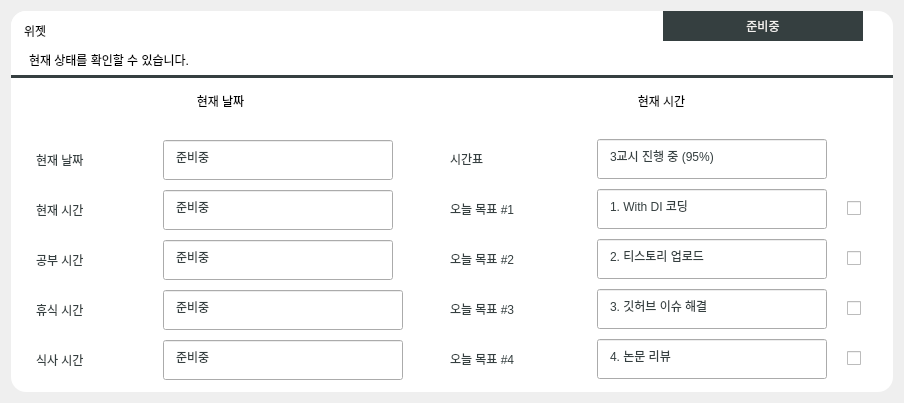
      <widget class="QWidget" name="tab_3">
       <attribute name="title">
        <string>위젯</string>
       </attribute>
       <layout class="QGridLayout" name="gridLayout_27">
        <item row="0" column="0">
         <widget class="QFrame" name="verticalFrame_7">
          <property name="styleSheet">
           <string notr="true">QFrame{
	border-radius: 15px;
	background-color: white;
}</string>
          </property>
          <layout class="QVBoxLayout" name="verticalLayout_8" stretch="0,1,8">
           <property name="leftMargin">
            <number>0</number>
           </property>
           <property name="topMargin">
            <number>0</number>
           </property>
           <property name="rightMargin">
            <number>0</number>
           </property>
           <property name="bottomMargin">
            <number>0</number>
           </property>
           <item>
            <layout class="QGridLayout" name="gridLayout_22">
             <property name="topMargin">
              <number>0</number>
             </property>
             <property name="rightMargin">
              <number>30</number>
             </property>
             <property name="horizontalSpacing">
              <number>0</number>
             </property>
             <property name="verticalSpacing">
              <number>10</number>
             </property>
             <item row="1" column="0">
              <widget class="QLabel" name="label_47">
               <property name="sizePolicy">
                <sizepolicy hsizetype="Preferred" vsizetype="Expanding">
                 <horstretch>0</horstretch>
                 <verstretch>0</verstretch>
                </sizepolicy>
               </property>
               <property name="styleSheet">
                <string notr="true">padding-left:15px;
font: 75 15px&quot;Gong Gothic&quot;;</string>
               </property>
               <property name="text">
                <string>현재 상태를 확인할 수 있습니다.</string>
               </property>
              </widget>
             </item>
             <item row="0" column="0">
              <widget class="QLabel" name="label_48">
               <property name="sizePolicy">
                <sizepolicy hsizetype="Preferred" vsizetype="Expanding">
                 <horstretch>0</horstretch>
                 <verstretch>0</verstretch>
                </sizepolicy>
               </property>
               <property name="styleSheet">
                <string notr="true">padding-top:10px;
padding-left:10px;
font: 75 30px&quot;Gong Gothic&quot;;</string>
               </property>
               <property name="text">
                <string>위젯</string>
               </property>
              </widget>
             </item>
             <item row="0" column="1">
              <widget class="QPushButton" name="start_basic_2">
               <property name="minimumSize">
                <size>
                 <width>200</width>
                 <height>30</height>
                </size>
               </property>
               <property name="maximumSize">
                <size>
                 <width>200</width>
                 <height>30</height>
                </size>
               </property>
               <property name="autoFillBackground">
                <bool>false</bool>
               </property>
               <property name="styleSheet">
                <string notr="true">QPushButton
{
	color: #F2F1EF;
	font: 20px&quot;Gong Gothic Light&quot;;
	background-color:#353F40;
	border : None;
}

QPushButton::hover
{
	color: #F2F1EF;
	font: 20px&quot;Gong Gothic Light&quot;;
	background-color:#000000;
	border :solid;
}</string>
               </property>
               <property name="text">
                <string>준비중</string>
               </property>
              </widget>
             </item>
            </layout>
           </item>
           <item>
            <widget class="Line" name="line_7">
             <property name="styleSheet">
              <string notr="true">
background-color: #353F40;</string>
             </property>
             <property name="frameShadow">
              <enum>QFrame::Plain</enum>
             </property>
             <property name="lineWidth">
              <number>1</number>
             </property>
             <property name="orientation">
              <enum>Qt::Horizontal</enum>
             </property>
            </widget>
           </item>
           <item>
            <layout class="QHBoxLayout" name="horizontalLayout_23">
             <property name="spacing">
              <number>0</number>
             </property>
             <property name="leftMargin">
              <number>0</number>
             </property>
             <property name="topMargin">
              <number>10</number>
             </property>
             <property name="rightMargin">
              <number>0</number>
             </property>
             <property name="bottomMargin">
              <number>0</number>
             </property>
             <item>
              <widget class="QGroupBox" name="groupBox_7">
               <property name="styleSheet">
                <string notr="true">

QGroupBox  {
    border:0px;
    border-radius: 15px;
	font: 75 15px&quot;Gong Gothic&quot;;
}

QGroupBox::title  {
    font: 20px;
    subcontrol-position: top center;
    padding: 5px 8000px 5px 8000px;
}</string>
               </property>
               <property name="title">
                <string>현재 날짜</string>
               </property>
               <layout class="QGridLayout" name="gridLayout_23">
                <property name="topMargin">
                 <number>11</number>
                </property>
                <item row="0" column="0">
                 <layout class="QGridLayout" name="gridLayout_24">
                  <property name="sizeConstraint">
                   <enum>QLayout::SetMaximumSize</enum>
                  </property>
                  <property name="leftMargin">
                   <number>0</number>
                  </property>
                  <property name="topMargin">
                   <number>15</number>
                  </property>
                  <property name="rightMargin">
                   <number>10</number>
                  </property>
                  <property name="spacing">
                   <number>10</number>
                  </property>
                  <item row="0" column="0">
                   <widget class="QLabel" name="st_user_name_7">
                    <property name="minimumSize">
                     <size>
                      <width>130</width>
                      <height>40</height>
                     </size>
                    </property>
                    <property name="maximumSize">
                     <size>
                      <width>130</width>
                      <height>40</height>
                     </size>
                    </property>
                    <property name="autoFillBackground">
                     <bool>false</bool>
                    </property>
                    <property name="styleSheet">
                     <string notr="true">padding: 10px;;
font: 20px &quot;Gong Gothic&quot;;
color :   #353F40;</string>
                    </property>
                    <property name="text">
                     <string>현재 날짜</string>
                    </property>
                    <property name="margin">
                     <number>0</number>
                    </property>
                   </widget>
                  </item>
                  <item row="0" column="1">
                   <widget class="QLineEdit" name="date_output_format_2">
                    <property name="sizePolicy">
                     <sizepolicy hsizetype="Fixed" vsizetype="Expanding">
                      <horstretch>0</horstretch>
                      <verstretch>0</verstretch>
                     </sizepolicy>
                    </property>
                    <property name="minimumSize">
                     <size>
                      <width>200</width>
                      <height>40</height>
                     </size>
                    </property>
                    <property name="maximumSize">
                     <size>
                      <width>230</width>
                      <height>40</height>
                     </size>
                    </property>
                    <property name="styleSheet">
                     <string notr="true">padding: 10px;
font: 15px&quot;Gong Gothic Light&quot;;
color :   #353F40;</string>
                    </property>
                    <property name="text">
                     <string>준비중</string>
                    </property>
                    <property name="alignment">
                     <set>Qt::AlignLeading|Qt::AlignLeft|Qt::AlignVCenter</set>
                    </property>
                   </widget>
                  </item>
                  <item row="2" column="0">
                   <widget class="QLabel" name="st_user_open_3">
                    <property name="minimumSize">
                     <size>
                      <width>130</width>
                      <height>40</height>
                     </size>
                    </property>
                    <property name="maximumSize">
                     <size>
                      <width>130</width>
                      <height>40</height>
                     </size>
                    </property>
                    <property name="styleSheet">
                     <string notr="true">padding: 10px;;
font: 20px &quot;Gong Gothic&quot;;
color :   #353F40;</string>
                    </property>
                    <property name="text">
                     <string>공부 시간</string>
                    </property>
                   </widget>
                  </item>
                  <item row="1" column="0">
                   <widget class="QLabel" name="st_user_address_7">
                    <property name="minimumSize">
                     <size>
                      <width>130</width>
                      <height>40</height>
                     </size>
                    </property>
                    <property name="maximumSize">
                     <size>
                      <width>130</width>
                      <height>40</height>
                     </size>
                    </property>
                    <property name="styleSheet">
                     <string notr="true">padding: 10px;;
font: 20px &quot;Gong Gothic&quot;;
color :   #353F40;</string>
                    </property>
                    <property name="text">
                     <string>현재 시간</string>
                    </property>
                   </widget>
                  </item>
                  <item row="1" column="1">
                   <widget class="QLineEdit" name="date_output_string_2">
                    <property name="sizePolicy">
                     <sizepolicy hsizetype="Fixed" vsizetype="Fixed">
                      <horstretch>0</horstretch>
                      <verstretch>0</verstretch>
                     </sizepolicy>
                    </property>
                    <property name="minimumSize">
                     <size>
                      <width>230</width>
                      <height>40</height>
                     </size>
                    </property>
                    <property name="maximumSize">
                     <size>
                      <width>230</width>
                      <height>40</height>
                     </size>
                    </property>
                    <property name="styleSheet">
                     <string notr="true">padding: 10px;
font: 15px&quot;Gong Gothic Light&quot;;
color :   #353F40;</string>
                    </property>
                    <property name="text">
                     <string>준비중</string>
                    </property>
                    <property name="alignment">
                     <set>Qt::AlignLeading|Qt::AlignLeft|Qt::AlignVCenter</set>
                    </property>
                   </widget>
                  </item>
                  <item row="3" column="0">
                   <widget class="QLabel" name="st_user_close_3">
                    <property name="minimumSize">
                     <size>
                      <width>130</width>
                      <height>40</height>
                     </size>
                    </property>
                    <property name="maximumSize">
                     <size>
                      <width>130</width>
                      <height>40</height>
                     </size>
                    </property>
                    <property name="styleSheet">
                     <string notr="true">padding: 10px;;
font: 20px &quot;Gong Gothic&quot;;
color :   #353F40;</string>
                    </property>
                    <property name="text">
                     <string>휴식 시간</string>
                    </property>
                   </widget>
                  </item>
                  <item row="4" column="0">
                   <widget class="QLabel" name="st_user_week_7">
                    <property name="minimumSize">
                     <size>
                      <width>130</width>
                      <height>40</height>
                     </size>
                    </property>
                    <property name="maximumSize">
                     <size>
                      <width>130</width>
                      <height>40</height>
                     </size>
                    </property>
                    <property name="styleSheet">
                     <string notr="true">padding: 10px;;
font: 20px &quot;Gong Gothic&quot;;
color :   #353F40;</string>
                    </property>
                    <property name="text">
                     <string>식사 시간</string>
                    </property>
                   </widget>
                  </item>
                  <item row="4" column="1" colspan="2">
                   <widget class="QLineEdit" name="date_output_path_2">
                    <property name="minimumSize">
                     <size>
                      <width>0</width>
                      <height>40</height>
                     </size>
                    </property>
                    <property name="maximumSize">
                     <size>
                      <width>16777215</width>
                      <height>40</height>
                     </size>
                    </property>
                    <property name="styleSheet">
                     <string notr="true">padding: 10px;
font: 15px&quot;Gong Gothic Light&quot;;
color :   #353F40;</string>
                    </property>
                    <property name="text">
                     <string>준비중</string>
                    </property>
                    <property name="alignment">
                     <set>Qt::AlignLeading|Qt::AlignLeft|Qt::AlignVCenter</set>
                    </property>
                    <property name="readOnly">
                     <bool>true</bool>
                    </property>
                   </widget>
                  </item>
                  <item row="3" column="1" colspan="2">
                   <widget class="QLineEdit" name="date_output_live_2">
                    <property name="minimumSize">
                     <size>
                      <width>0</width>
                      <height>40</height>
                     </size>
                    </property>
                    <property name="maximumSize">
                     <size>
                      <width>16777215</width>
                      <height>40</height>
                     </size>
                    </property>
                    <property name="styleSheet">
                     <string notr="true">padding: 10px;
font: 15px&quot;Gong Gothic Light&quot;;
color :   #353F40;</string>
                    </property>
                    <property name="text">
                     <string>준비중</string>
                    </property>
                    <property name="frame">
                     <bool>true</bool>
                    </property>
                    <property name="alignment">
                     <set>Qt::AlignLeading|Qt::AlignLeft|Qt::AlignVCenter</set>
                    </property>
                    <property name="readOnly">
                     <bool>true</bool>
                    </property>
                   </widget>
                  </item>
                  <item row="2" column="1">
                   <widget class="QLineEdit" name="date_pc_2">
                    <property name="minimumSize">
                     <size>
                      <width>0</width>
                      <height>40</height>
                     </size>
                    </property>
                    <property name="maximumSize">
                     <size>
                      <width>16777215</width>
                      <height>40</height>
                     </size>
                    </property>
                    <property name="styleSheet">
                     <string notr="true">padding: 10px;
font: 15px&quot;Gong Gothic Light&quot;;
color :   #353F40;</string>
                    </property>
                    <property name="text">
                     <string>준비중</string>
                    </property>
                    <property name="alignment">
                     <set>Qt::AlignLeading|Qt::AlignLeft|Qt::AlignVCenter</set>
                    </property>
                    <property name="readOnly">
                     <bool>true</bool>
                    </property>
                   </widget>
                  </item>
                 </layout>
                </item>
               </layout>
              </widget>
             </item>
             <item>
              <widget class="QGroupBox" name="groupBox_8">
               <property name="styleSheet">
                <string notr="true">

QGroupBox  {
    border:0px;
    border-radius: 15px;
	font: 75 15px&quot;Gong Gothic&quot;;
}

QGroupBox::title  {
    font: 20px;
    subcontrol-position: top center;
    padding: 5px 8000px 5px 8000px;
}</string>
               </property>
               <property name="title">
                <string>현재 시간</string>
               </property>
               <layout class="QGridLayout" name="gridLayout_25">
                <item row="0" column="0">
                 <layout class="QGridLayout" name="gridLayout_26">
                  <property name="sizeConstraint">
                   <enum>QLayout::SetMaximumSize</enum>
                  </property>
                  <property name="leftMargin">
                   <number>0</number>
                  </property>
                  <property name="topMargin">
                   <number>15</number>
                  </property>
                  <property name="rightMargin">
                   <number>10</number>
                  </property>
                  <property name="spacing">
                   <number>10</number>
                  </property>
                  <item row="2" column="1">
                   <widget class="QLineEdit" name="time_pc_2">
                    <property name="minimumSize">
                     <size>
                      <width>0</width>
                      <height>40</height>
                     </size>
                    </property>
                    <property name="maximumSize">
                     <size>
                      <width>16777215</width>
                      <height>40</height>
                     </size>
                    </property>
                    <property name="styleSheet">
                     <string notr="true">padding: 10px;
font: 15px&quot;Gong Gothic Light&quot;;
color :   #353F40;</string>
                    </property>
                    <property name="text">
                     <string>2. 티스토리 업로드</string>
                    </property>
                    <property name="readOnly">
                     <bool>true</bool>
                    </property>
                   </widget>
                  </item>
                  <item row="0" column="2">
                   <layout class="QHBoxLayout" name="horizontalLayout_17">
                    <property name="spacing">
                     <number>0</number>
                    </property>
                    <property name="leftMargin">
                     <number>10</number>
                    </property>
                    <property name="rightMargin">
                     <number>10</number>
                    </property>
                   </layout>
                  </item>
                  <item row="1" column="1">
                   <widget class="QLineEdit" name="time_output_string_2">
                    <property name="sizePolicy">
                     <sizepolicy hsizetype="Fixed" vsizetype="Fixed">
                      <horstretch>0</horstretch>
                      <verstretch>0</verstretch>
                     </sizepolicy>
                    </property>
                    <property name="minimumSize">
                     <size>
                      <width>230</width>
                      <height>40</height>
                     </size>
                    </property>
                    <property name="maximumSize">
                     <size>
                      <width>230</width>
                      <height>40</height>
                     </size>
                    </property>
                    <property name="styleSheet">
                     <string notr="true">padding: 10px;
font: 15px&quot;Gong Gothic Light&quot;;
color :   #353F40;</string>
                    </property>
                    <property name="text">
                     <string>1. With DI 코딩</string>
                    </property>
                    <property name="alignment">
                     <set>Qt::AlignLeading|Qt::AlignLeft|Qt::AlignVCenter</set>
                    </property>
                   </widget>
                  </item>
                  <item row="3" column="0">
                   <widget class="QLabel" name="st_user_close_4">
                    <property name="minimumSize">
                     <size>
                      <width>150</width>
                      <height>40</height>
                     </size>
                    </property>
                    <property name="maximumSize">
                     <size>
                      <width>130</width>
                      <height>40</height>
                     </size>
                    </property>
                    <property name="styleSheet">
                     <string notr="true">padding: 10px;;
font: 20px &quot;Gong Gothic&quot;;
color :   #353F40;</string>
                    </property>
                    <property name="text">
                     <string>오늘 목표 #3</string>
                    </property>
                   </widget>
                  </item>
                  <item row="4" column="0">
                   <widget class="QLabel" name="st_user_week_8">
                    <property name="minimumSize">
                     <size>
                      <width>150</width>
                      <height>40</height>
                     </size>
                    </property>
                    <property name="maximumSize">
                     <size>
                      <width>130</width>
                      <height>40</height>
                     </size>
                    </property>
                    <property name="styleSheet">
                     <string notr="true">padding: 10px;;
font: 20px &quot;Gong Gothic&quot;;
color :   #353F40;</string>
                    </property>
                    <property name="text">
                     <string>오늘 목표 #4</string>
                    </property>
                   </widget>
                  </item>
                  <item row="1" column="2">
                   <layout class="QHBoxLayout" name="horizontalLayout_18">
                    <property name="spacing">
                     <number>0</number>
                    </property>
                    <property name="leftMargin">
                     <number>10</number>
                    </property>
                    <property name="rightMargin">
                     <number>10</number>
                    </property>
                    <property name="bottomMargin">
                     <number>0</number>
                    </property>
                    <item>
                     <widget class="QCheckBox" name="checkBox">
                      <property name="text">
                       <string/>
                      </property>
                     </widget>
                    </item>
                   </layout>
                  </item>
                  <item row="0" column="0">
                   <widget class="QLabel" name="st_user_name_8">
                    <property name="minimumSize">
                     <size>
                      <width>150</width>
                      <height>40</height>
                     </size>
                    </property>
                    <property name="maximumSize">
                     <size>
                      <width>130</width>
                      <height>40</height>
                     </size>
                    </property>
                    <property name="autoFillBackground">
                     <bool>false</bool>
                    </property>
                    <property name="styleSheet">
                     <string notr="true">padding: 10px;;
font: 20px &quot;Gong Gothic&quot;;
color :   #353F40;</string>
                    </property>
                    <property name="text">
                     <string>시간표</string>
                    </property>
                    <property name="margin">
                     <number>0</number>
                    </property>
                   </widget>
                  </item>
                  <item row="0" column="1">
                   <widget class="QLineEdit" name="widget_timetable">
                    <property name="sizePolicy">
                     <sizepolicy hsizetype="Fixed" vsizetype="Fixed">
                      <horstretch>0</horstretch>
                      <verstretch>0</verstretch>
                     </sizepolicy>
                    </property>
                    <property name="minimumSize">
                     <size>
                      <width>230</width>
                      <height>40</height>
                     </size>
                    </property>
                    <property name="maximumSize">
                     <size>
                      <width>200</width>
                      <height>40</height>
                     </size>
                    </property>
                    <property name="styleSheet">
                     <string notr="true">padding: 10px;
font: 15px&quot;Gong Gothic Light&quot;;
color :   #353F40;</string>
                    </property>
                    <property name="text">
                     <string>3교시 진행 중 (95%)</string>
                    </property>
                    <property name="alignment">
                     <set>Qt::AlignLeading|Qt::AlignLeft|Qt::AlignVCenter</set>
                    </property>
                   </widget>
                  </item>
                  <item row="2" column="0">
                   <widget class="QLabel" name="st_user_open_4">
                    <property name="minimumSize">
                     <size>
                      <width>150</width>
                      <height>40</height>
                     </size>
                    </property>
                    <property name="maximumSize">
                     <size>
                      <width>130</width>
                      <height>40</height>
                     </size>
                    </property>
                    <property name="styleSheet">
                     <string notr="true">padding: 10px;;
font: 20px &quot;Gong Gothic&quot;;
color :   #353F40;</string>
                    </property>
                    <property name="text">
                     <string>오늘 목표 #2</string>
                    </property>
                   </widget>
                  </item>
                  <item row="1" column="0">
                   <widget class="QLabel" name="st_user_address_8">
                    <property name="minimumSize">
                     <size>
                      <width>150</width>
                      <height>40</height>
                     </size>
                    </property>
                    <property name="maximumSize">
                     <size>
                      <width>130</width>
                      <height>40</height>
                     </size>
                    </property>
                    <property name="styleSheet">
                     <string notr="true">padding: 10px;;
font: 20px &quot;Gong Gothic&quot;;
color :   #353F40;</string>
                    </property>
                    <property name="text">
                     <string>오늘 목표 #1</string>
                    </property>
                   </widget>
                  </item>
                  <item row="2" column="2">
                   <layout class="QHBoxLayout" name="horizontalLayout_14">
                    <property name="leftMargin">
                     <number>10</number>
                    </property>
                    <property name="rightMargin">
                     <number>10</number>
                    </property>
                    <item>
                     <widget class="QCheckBox" name="checkBox_2">
                      <property name="text">
                       <string/>
                      </property>
                     </widget>
                    </item>
                   </layout>
                  </item>
                  <item row="3" column="1">
                   <widget class="QLineEdit" name="time_output_live_2">
                    <property name="minimumSize">
                     <size>
                      <width>0</width>
                      <height>40</height>
                     </size>
                    </property>
                    <property name="maximumSize">
                     <size>
                      <width>16777215</width>
                      <height>40</height>
                     </size>
                    </property>
                    <property name="styleSheet">
                     <string notr="true">padding: 10px;
font: 15px&quot;Gong Gothic Light&quot;;
color :   #353F40;</string>
                    </property>
                    <property name="text">
                     <string>3. 깃허브 이슈 해결</string>
                    </property>
                    <property name="readOnly">
                     <bool>true</bool>
                    </property>
                   </widget>
                  </item>
                  <item row="4" column="1">
                   <widget class="QLineEdit" name="time_output_path_2">
                    <property name="minimumSize">
                     <size>
                      <width>0</width>
                      <height>40</height>
                     </size>
                    </property>
                    <property name="maximumSize">
                     <size>
                      <width>16777215</width>
                      <height>40</height>
                     </size>
                    </property>
                    <property name="styleSheet">
                     <string notr="true">padding: 10px;
font: 15px&quot;Gong Gothic Light&quot;;
color :   #353F40;</string>
                    </property>
                    <property name="text">
                     <string>4. 논문 리뷰</string>
                    </property>
                    <property name="alignment">
                     <set>Qt::AlignLeading|Qt::AlignLeft|Qt::AlignVCenter</set>
                    </property>
                    <property name="readOnly">
                     <bool>true</bool>
                    </property>
                   </widget>
                  </item>
                  <item row="3" column="2">
                   <layout class="QHBoxLayout" name="horizontalLayout_15">
                    <property name="leftMargin">
                     <number>10</number>
                    </property>
                    <property name="rightMargin">
                     <number>10</number>
                    </property>
                    <item>
                     <widget class="QCheckBox" name="checkBox_3">
                      <property name="text">
                       <string/>
                      </property>
                     </widget>
                    </item>
                   </layout>
                  </item>
                  <item row="4" column="2">
                   <layout class="QHBoxLayout" name="horizontalLayout_19">
                    <property name="leftMargin">
                     <number>10</number>
                    </property>
                    <property name="rightMargin">
                     <number>10</number>
                    </property>
                    <item>
                     <widget class="QCheckBox" name="checkBox_4">
                      <property name="text">
                       <string/>
                      </property>
                     </widget>
                    </item>
                   </layout>
                  </item>
                 </layout>
                </item>
               </layout>
              </widget>
             </item>
            </layout>
           </item>
          </layout>
         </widget>
        </item>
       </layout>
      </widget>
